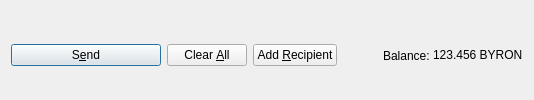
         <widget class="QFrame" name="frame_Send">
          <layout class="QHBoxLayout" name="horizontalLayout">
           <property name="bottomMargin">
            <number>0</number>
           </property>
           <item>
            <widget class="QPushButton" name="sendButton">
             <property name="minimumSize">
              <size>
               <width>150</width>
               <height>0</height>
              </size>
             </property>
             <property name="toolTip">
              <string>Confirm the send action</string>
             </property>
             <property name="text">
              <string>S&amp;end</string>
             </property>
             <property name="icon">
              <iconset resource="../byron.qrc">
               <normaloff>:/icons/send</normaloff>:/icons/send</iconset>
             </property>
             <property name="autoDefault">
              <bool>false</bool>
             </property>
             <property name="default">
              <bool>true</bool>
             </property>
            </widget>
           </item>
           <item>
            <widget class="QPushButton" name="clearButton">
             <property name="sizePolicy">
              <sizepolicy hsizetype="Minimum" vsizetype="Fixed">
               <horstretch>0</horstretch>
               <verstretch>0</verstretch>
              </sizepolicy>
             </property>
             <property name="toolTip">
              <string>Clear all fields of the form.</string>
             </property>
             <property name="text">
              <string>Clear &amp;All</string>
             </property>
             <property name="icon">
              <iconset resource="../byron.qrc">
               <normaloff>:/icons/remove</normaloff>:/icons/remove</iconset>
             </property>
             <property name="autoDefault">
              <bool>false</bool>
             </property>
            </widget>
           </item>
           <item>
            <widget class="QPushButton" name="addButton">
             <property name="toolTip">
              <string>Send to multiple recipients at once</string>
             </property>
             <property name="text">
              <string>Add &amp;Recipient</string>
             </property>
             <property name="icon">
              <iconset resource="../byron.qrc">
               <normaloff>:/icons/add</normaloff>:/icons/add</iconset>
             </property>
             <property name="autoDefault">
              <bool>false</bool>
             </property>
            </widget>
           </item>
           <item>
            <spacer name="horizontalSpacer">
             <property name="orientation">
              <enum>Qt::Horizontal</enum>
             </property>
             <property name="sizeHint" stdset="0">
              <size>
               <width>40</width>
               <height>20</height>
              </size>
             </property>
            </spacer>
           </item>
           <item>
            <layout class="QHBoxLayout" name="horizontalLayout_2">
             <property name="spacing">
              <number>3</number>
             </property>
             <item>
              <widget class="QLabel" name="label">
               <property name="text">
                <string>Balance:</string>
               </property>
              </widget>
             </item>
             <item>
              <widget class="QLabel" name="labelBalance">
               <property name="sizePolicy">
                <sizepolicy hsizetype="Preferred" vsizetype="Fixed">
                 <horstretch>0</horstretch>
                 <verstretch>0</verstretch>
                </sizepolicy>
               </property>
               <property name="cursor">
                <cursorShape>IBeamCursor</cursorShape>
               </property>
               <property name="text">
                <string notr="true">123.456 BYRON</string>
               </property>
               <property name="textInteractionFlags">
                <set>Qt::LinksAccessibleByMouse|Qt::TextSelectableByKeyboard|Qt::TextSelectableByMouse</set>
               </property>
              </widget>
             </item>
            </layout>
           </item>
          </layout>
         </widget>
